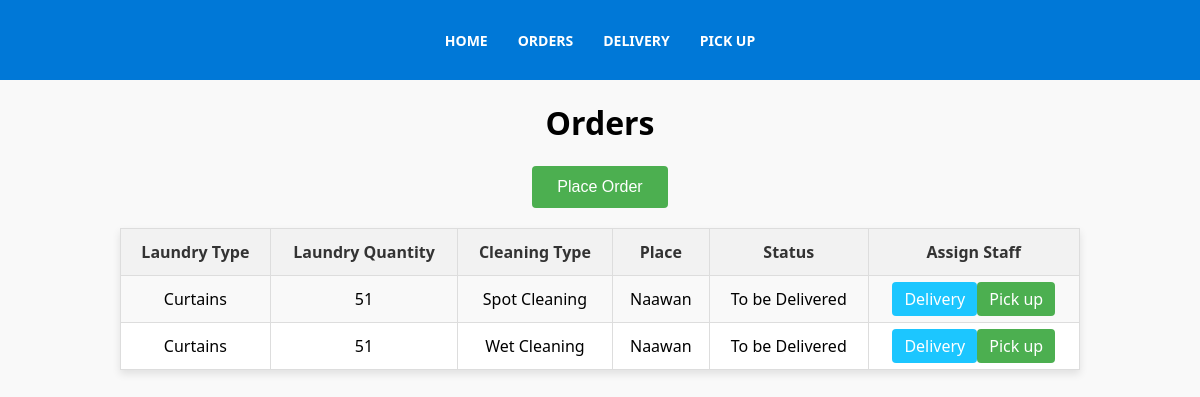
Before: /htdocs/Orders2.php with the older database file.
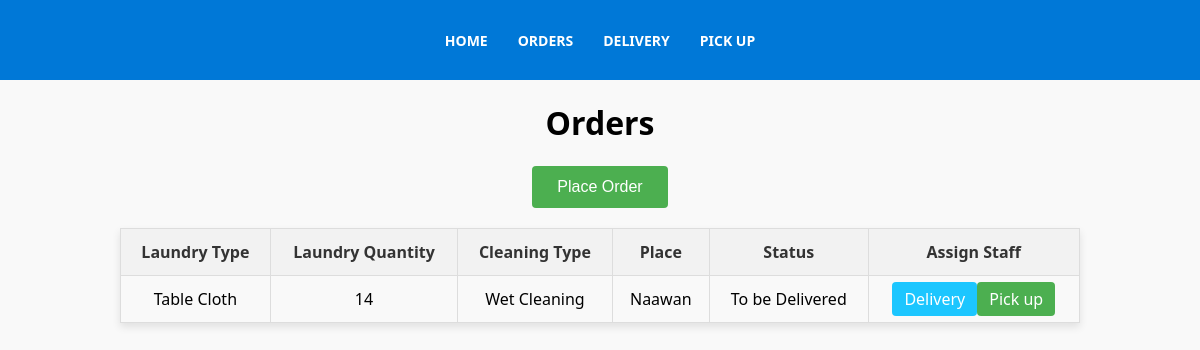
After: the same page with the newer database file.
### tables this page shows
CREATE TABLE `Orders` (
  `Order_ID` int(11) NOT NULL AUTO_INCREMENT,
  `Order_date` date NOT NULL,
  `Laundry_type` varchar(40) NOT NULL,
  `Laundry_quantity` varchar(40) NOT NULL,
  `Cleaning_type` varchar(40) NOT NULL,
  `Place` varchar(40) NOT NULL,
  `Priority_number` varchar(40) NOT NULL,
  `Status` varchar(250) NOT NULL DEFAULT 'Pending,In Progress, Completed, To be Delivered, Out for Delivery, Delivered, Ready for Pick up',
  `User_ID` int(11) DEFAULT NULL,
  `Admin_ID` int(11) DEFAULT NULL,
  PRIMARY KEY (`Order_ID`),
  KEY `User_Orders` (`User_ID`),
  KEY `Admin_Orders` (`Admin_ID`),
  CONSTRAINT `Admin_Orders` FOREIGN KEY (`Admin_ID`) REFERENCES `Admin` (`Admin_ID`),
  CONSTRAINT `User_Orders` FOREIGN KEY (`User_ID`) REFERENCES `User` (`User_ID`)
);

### htdocs/Orders2.php (the view, shortened to what this page needs)
<?php
include("db_connect.php");
include("Menu2.php");
?>
<!DOCTYPE html>
<html lang="en">
<head>
</head>
<body>
    <h1>Orders</h1>
    <div class="add-team-container">
        <a href="Laundry2_Orders.php">
            <button class="add-team-btn">Place Order</button align="center">
        </a>
    </div>
    <table>
        <tr>
            <th>Laundry Type</th>
            <th>Laundry Quantity</th>
            <th>Cleaning Type</th>
            <th>Place</th>
            <th>Status</th>
            <th>Assign Staff</th>
        </tr>
        <?php
$sql = "SELECT Order_ID, Order_date, Laundry_type, Laundry_quantity, Cleaning_type, Place, Priority_number, Status
        FROM Orders
        WHERE Status IN ('To be Delivered', 'Ready for Pick up')
        ORDER BY Priority_number ASC";
$query = mysqli_query($conn, $sql);
if (!$query) {
    echo "Error: " . $sql . "<br>" . mysqli_error($conn);
} else
 {
    while ($result = mysqli_fetch_assoc($query)) {
        echo "<tr>";
        echo "<td>" . $result["Laundry_type"] . "</td>";
        echo "<td>" . $result["Laundry_quantity"] . "</td>";
        echo "<td>" . $result["Cleaning_type"] . "</td>";
        echo "<td>" . $result["Place"] . "</td>";
        echo "<td>" . $result["Status"] . "</td>";
        echo "<td>";
            echo "<a href='Assign_delivery_staff.php?Order_ID=" . $result["Order_ID"] . "' class='actedit'>Delivery</a>";
            echo "<a href='Assign_pickup_staff.php?Order_ID=" . $result["Order_ID"] . "' class='actbutton'>Pick up</a>";
            echo "</td>";
        echo "</tr>";
    }
    echo "</table>";
}
?>
</body>
</html>

Changed rows visible on the page:
no longer on this page (row edited): orders: Laundry_type "Curtains", Laundry_quantity "51", Cleaning_type "Spot Cleaning", Place "Naawan", Status "To be Delivered"
removed orders: Laundry_type "Curtains", Laundry_quantity "51", Cleaning_type "Wet Cleaning", Place "Naawan", Status "To be Delivered"
now on this page (row edited): orders: Laundry_type "Table Cloth", Laundry_quantity "14", Cleaning_type "Wet Cleaning", Place "Naawan", Status "To be Delivered"
